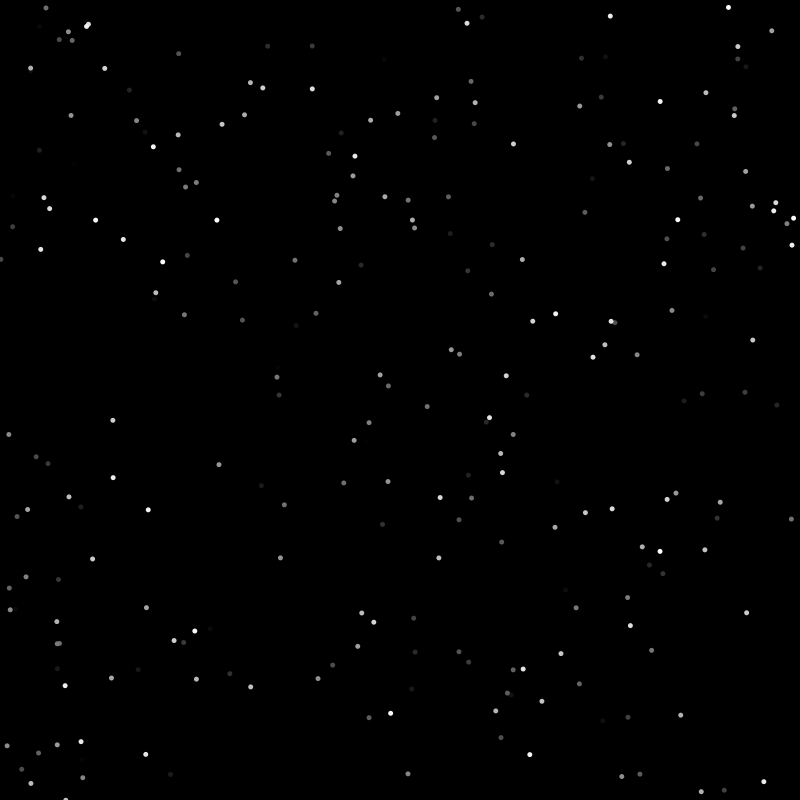
Frame 1 (no input)
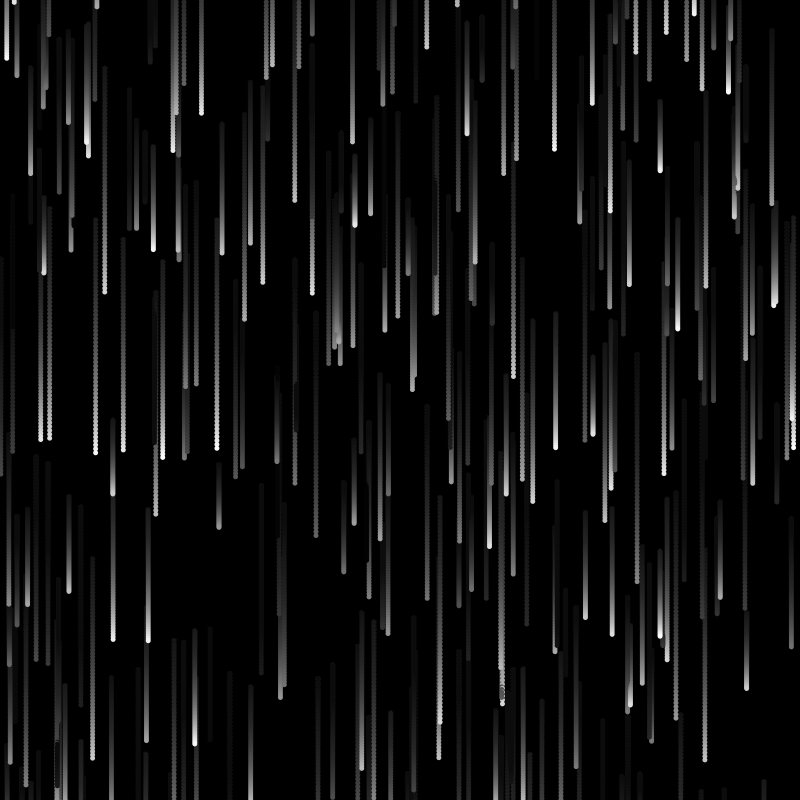
Frame 60 (the mouse pressed at the canvas centre just before this capture)
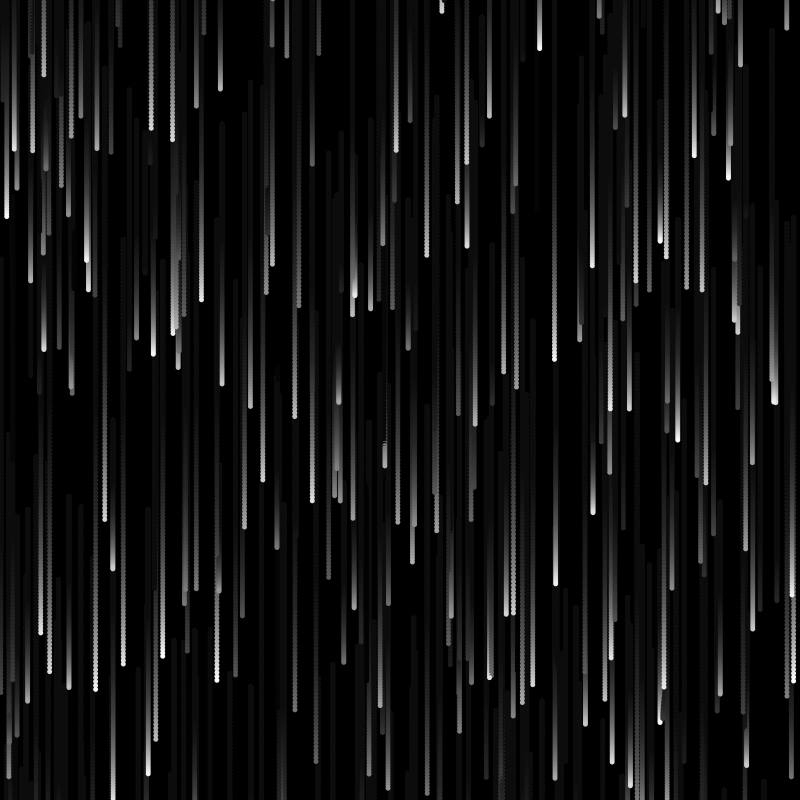
Frame 120 (the mouse held since frame 60 and released just before this capture)

The Processing sketch that drew these frames (run headless with seeded random() and noise(); from frame 60 on, the mouse is pressed at the canvas centre):

// Processing sketch: LSI_079_Rain
// ── LSI_079_Rain.pde
int nr=400;

float[] posX = new float[nr];
float[] posY = new float[nr];
float[] velY = new float[nr];
float[] velX = new float[nr];


void setup(){
  size(800,800);
  
   for(int i=0;i<nr;i++){
   posX[i]=random(width);
   posY[i]=random(width);
   velY[i]=random(1,4);
   }  
   background(0);
}

void draw(){
 // background(0);
 noStroke();
 fill(0,10);
 rect(0,0,width,height);
  
  fill(255);
  for(int i=0;i<nr;i++){
    
    posY[i]=posY[i]+velY[i];
   fill(i);
   ellipse(posX[i],posY[i],5,5);
  
  //
  if(posY[i]>height+5){
    posY[i]=-5;
    posX[i]=random(width);
  }
  }
  
}
